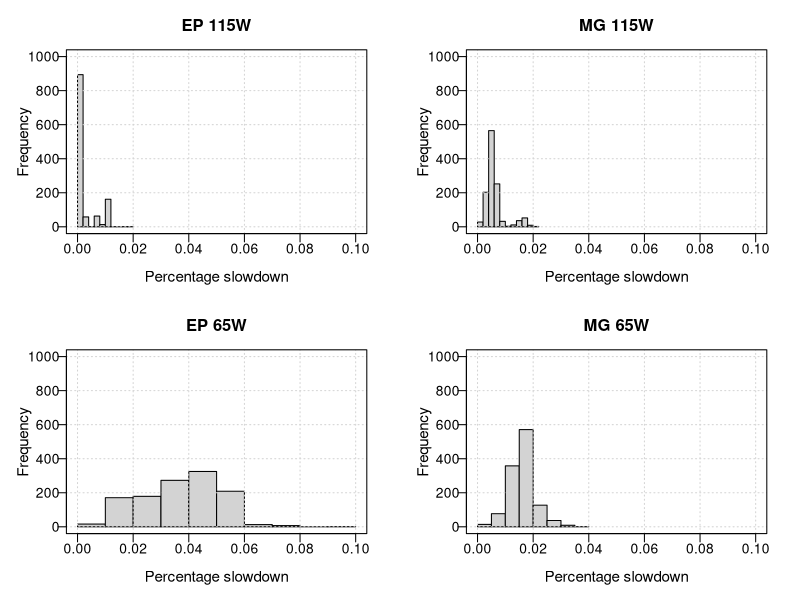

The R source for this figure:
d<-read.table("EPtime115.dat", header=FALSE)
vals <- (d$V2 - min(d$V2))/min(d$V2)

d1<-read.table("MGtime115.dat", header=FALSE)
vals1 <- (d1$V2 - min(d1$V2))/min(d1$V2)

d2<-read.table("EPtime065.dat", header=FALSE)
vals2 <- (d2$V2 - min(d2$V2))/min(d2$V2)

d3<-read.table("MGtime065.dat", header=FALSE)
vals3 <- (d3$V2 - min(d3$V2))/min(d3$V2)

pdf("histVarCab.pdf", width=6, height=5)
par(mfrow=c(2,2), mar=c(4,4,3,2), mgp=c(2.1,0.4,0), las=1)
hist(vals, xlab="Percentage slowdown", ylim=c(0,1000), xlim=c(0,0.10), main = "EP 115W", cex.lab=1.1)
grid()
box()

hist(vals1, xlab="Percentage slowdown", ylim=c(0,1000), xlim=c(0,0.10), main = "MG 115W", cex.lab=1.1)
grid()
box()

hist(vals2, xlab="Percentage slowdown", ylim=c(0,1000), xlim=c(0,0.10), main = "EP 65W", cex.lab=1.1)
grid()
box()

hist(vals3, xlab="Percentage slowdown", ylim=c(0,1000), xlim=c(0,0.10), main = "MG 65W", cex.lab=1.1)
grid()
box()
dev.off()